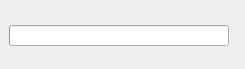
<?xml version="1.0" encoding="UTF-8"?>
<ui version="4.0">
 <class>PrepareSpeechProgressWidget</class>
 <widget class="QWidget" name="PrepareSpeechProgressWidget">
  <property name="geometry">
   <rect>
    <x>0</x>
    <y>0</y>
    <width>245</width>
    <height>69</height>
   </rect>
  </property>
  <property name="font">
   <font>
    <pointsize>12</pointsize>
   </font>
  </property>
  <property name="windowTitle">
   <string>Form</string>
  </property>
  <widget class="QLabel" name="label">
   <property name="geometry">
    <rect>
     <x>-4</x>
     <y>-62</y>
     <width>571</width>
     <height>190</height>
    </rect>
   </property>
   <property name="text">
    <string/>
   </property>
   <property name="pixmap">
    <pixmap resource="../../resource.qrc">:/icons/icons/prepare_speech_background.png</pixmap>
   </property>
  </widget>
  <widget class="QProgressBar" name="progressBar">
   <property name="geometry">
    <rect>
     <x>9</x>
     <y>25</y>
     <width>220</width>
     <height>21</height>
    </rect>
   </property>
   <property name="value">
    <number>0</number>
   </property>
   <property name="textVisible">
    <bool>false</bool>
   </property>
  </widget>
 </widget>
 <resources>
  <include location="../../resource.qrc"/>
  <include location="resource.qrc"/>
 </resources>
 <connections/>
</ui>
